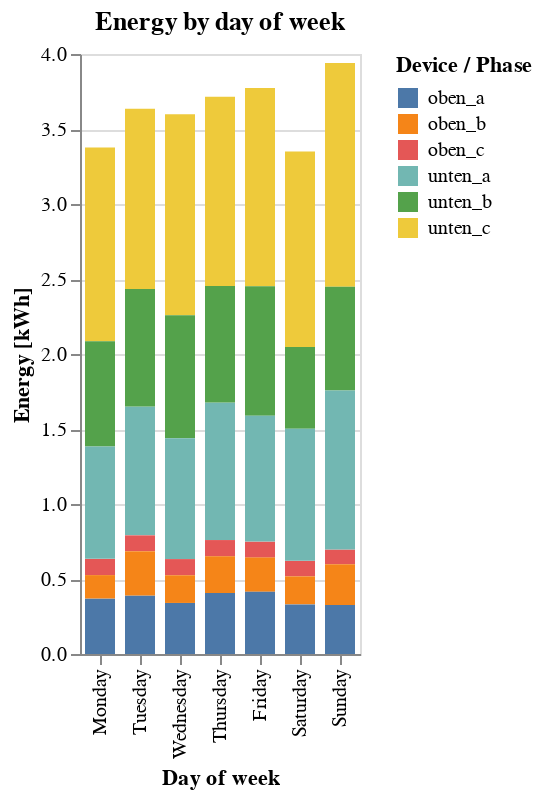

Notebook cell for this chart:
### Code cell
week_day_chart = alt.Chart(week_day).mark_bar(size=15, tooltip=True).encode(
            x=alt.X(field="day_of_week", type="nominal").title("Day of week").sort({"field": "day_of_week_num"}),
            y=alt.Y(field="total_act_energy_kwh", type="quantitative").title("Energy [kWh]"),
            color=alt.Color(field="device_phase", type="nominal").title("Device / Phase"),
            order=alt.Order(field="device_phase", type="nominal")
        ).properties(title="Energy by day of week")
week_day_chart

### Figure 1 — Vega-Lite specification as saved in the notebook (floating-point values rounded to 4 significant figures)
{"config": {"view": {"continuousWidth": 300, "continuousHeight": 300}}, "data": {"name": "data-b7d7d59790de8edc19ad15be0349f339"}, "mark": {"type": "bar", "size": 15, "tooltip": true}, "encoding": {"color": {"field": "device_phase", "title": "Device / Phase", "type": "nominal"}, "order": {"field": "device_phase", "type": "nominal"}, "x": {"field": "day_of_week", "sort": {"field": "day_of_week_num"}, "title": "Day of week", "type": "nominal"}, "y": {"field": "total_act_energy_kwh", "title": "Energy [kWh]", "type": "quantitative"}}, "title": "Energy by day of week", "$schema": "https://vega.github.io/schema/vega-lite/v5.20.1.json", "datasets": {"data-b7d7d59790de8edc19ad15be0349f339": [{"day_of_week_num": 1, "device": "unten", "phase": "c", "total_act_energy_kwh": 1.291, "day_of_week": "Monday", "device_phase": "unten_c"}, {"day_of_week_num": 1, "device": "oben", "phase": "c", "total_act_energy_kwh": 0.1083, "day_of_week": "Monday", "device_phase": "oben_c"}, {"day_of_week_num": 1, "device": "unten", "phase": "b", "total_act_energy_kwh": 0.7031, "day_of_week": "Monday", "device_phase": "unten_b"}, {"day_of_week_num": 1, "device": "oben", "phase": "b", "total_act_energy_kwh": 0.1569, "day_of_week": "Monday", "device_phase": "oben_b"}, {"day_of_week_num": 1, "device": "unten", "phase": "a", "total_act_energy_kwh": 0.7482, "day_of_week": "Monday", "device_phase": "unten_a"}, {"day_of_week_num": 1, "device": "oben", "phase": "a", "total_act_energy_kwh": 0.3691, "day_of_week": "Monday", "device_phase": "oben_a"}, {"day_of_week_num": 2, "device": "unten", "phase": "a", "total_act_energy_kwh": 0.8588, "day_of_week": "Tuesday", "device_phase": "unten_a"}, {"day_of_week_num": 2, "device": "unten", "phase": "c", "total_act_energy_kwh": 1.202, "day_of_week": "Tuesday", "device_phase": "unten_c"}, {"day_of_week_num": 2, "device": "oben", "phase": "c", "total_act_energy_kwh": 0.1053, "day_of_week": "Tuesday", "device_phase": "oben_c"}, {"day_of_week_num": 2, "device": "unten", "phase": "b", "total_act_energy_kwh": 0.7835, "day_of_week": "Tuesday", "device_phase": "unten_b"}, {"day_of_week_num": 2, "device": "oben", "phase": "a", "total_act_energy_kwh": 0.3894, "day_of_week": "Tuesday", "device_phase": "oben_a"}, {"day_of_week_num": 2, "device": "oben", "phase": "b", "total_act_energy_kwh": 0.2963, "day_of_week": "Tuesday", "device_phase": "oben_b"}, {"day_of_week_num": 3, "device": "unten", "phase": "c", "total_act_energy_kwh": 1.34, "day_of_week": "Wednesday", "device_phase": "unten_c"}, {"day_of_week_num": 3, "device": "unten", "phase": "b", "total_act_energy_kwh": 0.8203, "day_of_week": "Wednesday", "device_phase": "unten_b"}, {"day_of_week_num": 3, "device": "oben", "phase": "c", "total_act_energy_kwh": 0.1078, "day_of_week": "Wednesday", "device_phase": "oben_c"}, {"day_of_week_num": 3, "device": "unten", "phase": "a", "total_act_energy_kwh": 0.8049, "day_of_week": "Wednesday", "device_phase": "unten_a"}, {"day_of_week_num": 3, "device": "oben", "phase": "a", "total_act_energy_kwh": 0.3403, "day_of_week": "Wednesday", "device_phase": "oben_a"}, {"day_of_week_num": 3, "device": "oben", "phase": "b", "total_act_energy_kwh": 0.1846, "day_of_week": "Wednesday", "device_phase": "oben_b"}, {"day_of_week_num": 4, "device": "unten", "phase": "a", "total_act_energy_kwh": 0.9173, "day_of_week": "Thursday", "device_phase": "unten_a"}, {"day_of_week_num": 4, "device": "oben", "phase": "c", "total_act_energy_kwh": 0.1087, "day_of_week": "Thursday", "device_phase": "oben_c"}, {"day_of_week_num": 4, "device": "oben", "phase": "b", "total_act_energy_kwh": 0.2436, "day_of_week": "Thursday", "device_phase": "oben_b"}, {"day_of_week_num": 4, "device": "unten", "phase": "b", "total_act_energy_kwh": 0.7765, "day_of_week": "Thursday", "device_phase": "unten_b"}, {"day_of_week_num": 4, "device": "oben", "phase": "a", "total_act_energy_kwh": 0.4074, "day_of_week": "Thursday", "device_phase": "oben_a"}, {"day_of_week_num": 4, "device": "unten", "phase": "c", "total_act_energy_kwh": 1.262, "day_of_week": "Thursday", "device_phase": "unten_c"}, {"day_of_week_num": 5, "device": "oben", "phase": "b", "total_act_energy_kwh": 0.2298, "day_of_week": "Friday", "device_phase": "oben_b"}, {"day_of_week_num": 5, "device": "unten", "phase": "c", "total_act_energy_kwh": 1.322, "day_of_week": "Friday", "device_phase": "unten_c"}, {"day_of_week_num": 5, "device": "oben", "phase": "a", "total_act_energy_kwh": 0.4149, "day_of_week": "Friday", "device_phase": "oben_a"}, {"day_of_week_num": 5, "device": "unten", "phase": "b", "total_act_energy_kwh": 0.8637, "day_of_week": "Friday", "device_phase": "unten_b"}, {"day_of_week_num": 5, "device": "oben", "phase": "c", "total_act_energy_kwh": 0.1047, "day_of_week": "Friday", "device_phase": "oben_c"}, {"day_of_week_num": 5, "device": "unten", "phase": "a", "total_act_energy_kwh": 0.8385, "day_of_week": "Friday", "device_phase": "unten_a"}, {"day_of_week_num": 6, "device": "oben", "phase": "c", "total_act_energy_kwh": 0.1037, "day_of_week": "Saturday", "device_phase": "oben_c"}, {"day_of_week_num": 6, "device": "oben", "phase": "b", "total_act_energy_kwh": 0.187, "day_of_week": "Saturday", "device_phase": "oben_b"}, {"day_of_week_num": 6, "device": "unten", "phase": "c", "total_act_energy_kwh": 1.303, "day_of_week": "Saturday", "device_phase": "unten_c"}, {"day_of_week_num": 6, "device": "unten", "phase": "b", "total_act_energy_kwh": 0.5455, "day_of_week": "Saturday", "device_phase": "unten_b"}, {"day_of_week_num": 6, "device": "oben", "phase": "a", "total_act_energy_kwh": 0.3306, "day_of_week": "Saturday", "device_phase": "oben_a"}, {"day_of_week_num": 6, "device": "unten", "phase": "a", "total_act_energy_kwh": 0.8796, "day_of_week": "Saturday", "device_phase": "unten_a"}, {"day_of_week_num": 7, "device": "oben", "phase": "a", "total_act_energy_kwh": 0.3271, "day_of_week": "Sunday", "device_phase": "oben_a"}, {"day_of_week_num": 7, "device": "unten", "phase": "c", "total_act_energy_kwh": 1.492, "day_of_week": "Sunday", "device_phase": "unten_c"}, {"day_of_week_num": 7, "device": "unten", "phase": "b", "total_act_energy_kwh": 0.6911, "day_of_week": "Sunday", "device_phase": "unten_b"}, {"day_of_week_num": 7, "device": "oben", "phase": "c", "total_act_energy_kwh": 0.09798, "day_of_week": "Sunday", "device_phase": "oben_c"}, {"day_of_week_num": 7, "device": "unten", "phase": "a", "total_act_energy_kwh": 1.06, "day_of_week": "Sunday", "device_phase": "unten_a"}, {"day_of_week_num": 7, "device": "oben", "phase": "b", "total_act_energy_kwh": 0.2714, "day_of_week": "Sunday", "device_phase": "oben_b"}]}}
